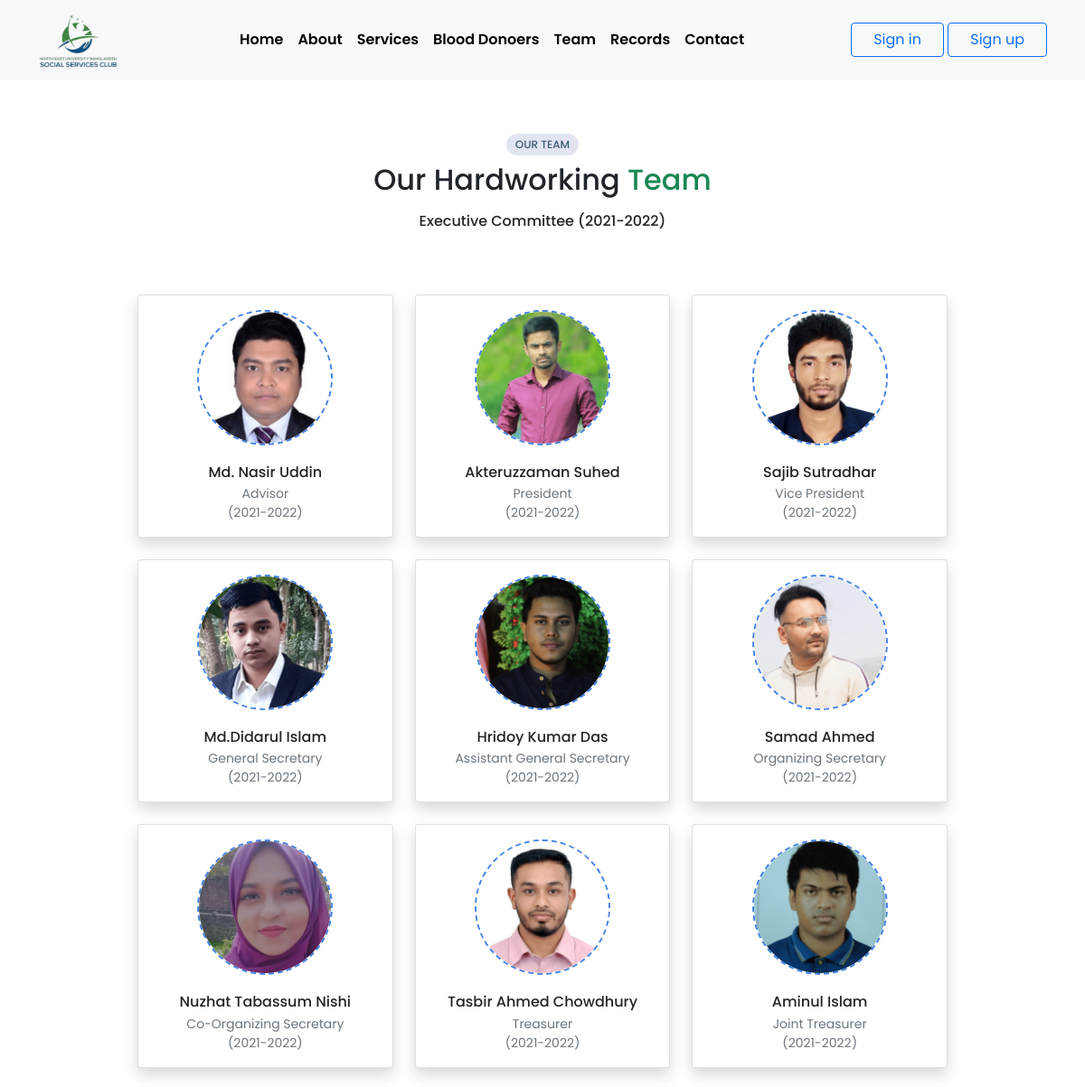
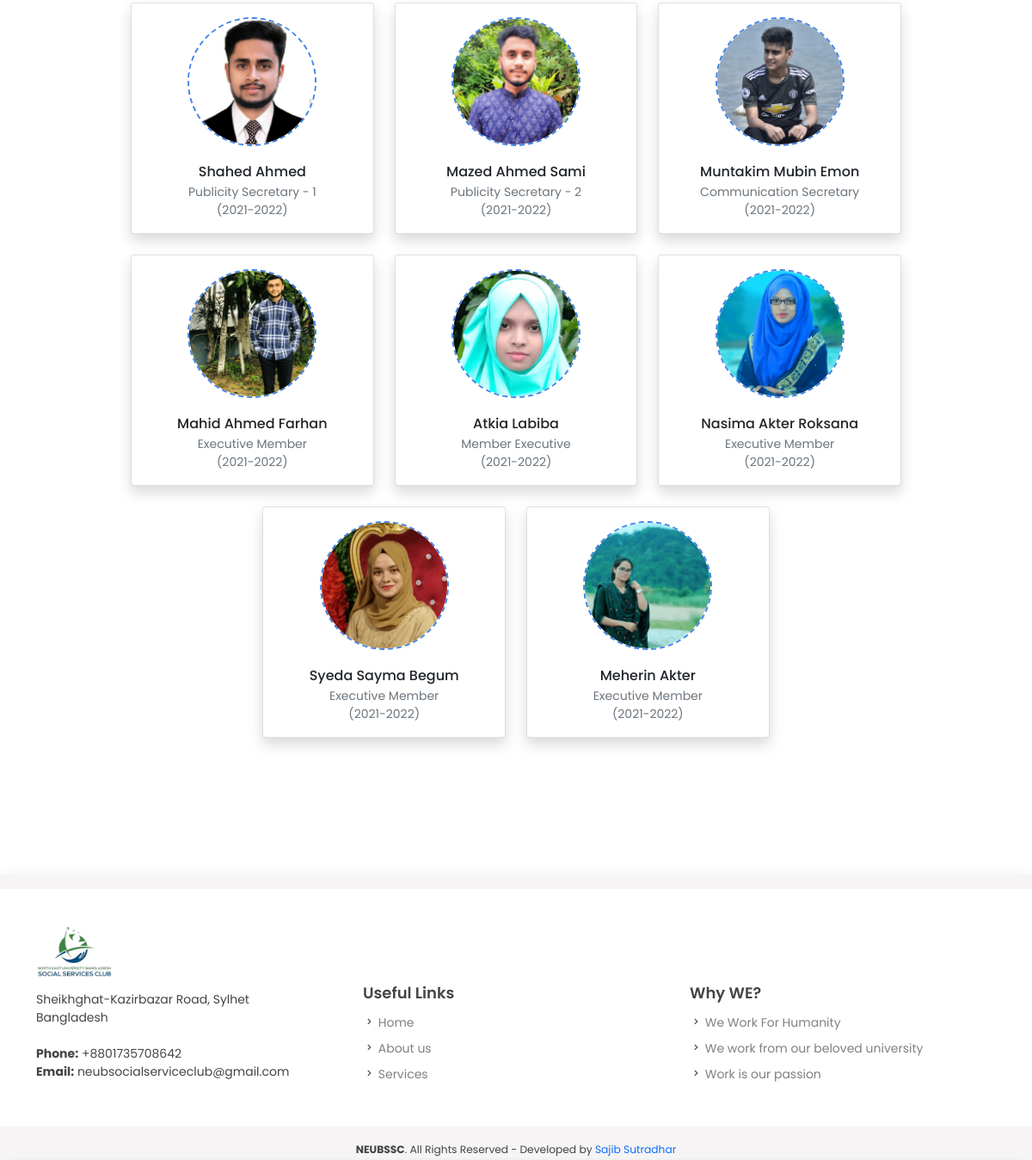
Page /team/ on the committed database (2 pictures, top to bottom).
### team/models.py (models this page shows)
class Committee_list(models.Model):
    session = models.CharField(max_length=122)
    active = models.BooleanField(null=True)
    def __str__(self):
        return f"{self.session}"

class Team(models.Model):
    session = models.ForeignKey(Committee_list, on_delete= models.CASCADE)
    name = models.CharField(max_length=122)
    position = models.CharField(max_length=122)
    image = models.ImageField(upload_to ="Images")

### team/views.py (the view)
# urls.py: path('team/', include('team.urls')),
def team(request):
    c_list = Committee_list.objects.all()
    sorted_committee = sorted(c_list, key = lambda x: x.id, reverse=True)
    data = {
        "sorted_committee": sorted_committee,
    }
    return render(request, 'team/team.html', context= data)

### home/context_preprocessors.py (called while the page is built)
def add_var_to_context(request):
    sign_in = Sign_in()
    search_donor = Search_donor()
    blood_donor_form = user_rei_form()
    current_committee = Committee_list.objects.all().filter(active=True)
    team = Team.objects.all()
    donor = Blood_donor.objects.all()
    return{
        "login_form": sign_in,
        "members" : team,
        "blood_donor_form": blood_donor_form,
        "current_committee": current_committee,
        "list": donor,
        "search_donor": search_donor,
    }

### templates/team/team.html (shortened to what this page needs)
{% extends '../base.html' %}
{% load static %}
{% block body %}
<section class="container py-5 _login_sec ">
{% for c in current_committee %}
    <div class="text-center">
        <h6 class='_section_title'>our TEAM</h6>
        <h2 class='font-weight-bold py-2'>Our Hardworking <span class='text-success'>Team</span> </h2>
        <h6 class='pb-3'> Executive Committee ({{c.session}})</h6>
    </div>
    <div class="row g-4 py-5 justify-content-center _modal_mx_width mx-auto">
        {% for member in members %}
            {% if member.session.session == c.session %}
                <div class="col-md-4 col-sm-6 _cursor_pointer">
                    <div class='card shadow rounded'>
                        <img src="{{member.image.url}}" class="card-img-top w-50 _img_border rounded-circle mt-3 mx-auto " alt="...">
                        <div class="card-body text-center">
                            <h6 class="card-title my-1">{{member.name}}</h6>
                            <small class="card-text d-block text-muted">{{member.position}}</small>
                            <small class="card-text d-block text-muted">({{member.session}})</small>
                        </div>
                    </div>
                </div>
            {% endif %}
        {% endfor %}
    </div>
    <div class="row g-5 py-5 justify-content-center">
    </div>
{% endfor %}
</section>
{% endblock body %}

### templates/base.html (shortened to what this page needs)
<!DOCTYPE html>
{% load static %}
<html lang="en">
<head>
    <link href="{% static 'assets/vendor/boxicons/css/boxicons.min.css' %}" rel="stylesheet" />
    <link href="{% static 'assets/vendor/owl.carousel/assets/owl.carousel.min.css' %}" rel="stylesheet" />
    <link rel="stylesheet" href="{% static 'assets/font-awesome/css/font-awesome.min.css' %}">
    <link rel="stylesheet" href="{% static 'assets/bootstrap-5/css/bootstrap.min.css' %}">
    <link rel="stylesheet" href="{% static 'assets/css/responsive.css' %}">
    <link rel="stylesheet" href="{% static 'assets/css/style.css' %}">
</head>
<body>
    <header class='fixed-top '>
        <nav class="navbar navbar-expand-lg navbar-light bg-light ">
            <div class="container">
                <div class="collapse navbar-collapse " id="navbarNavAltMarkup">
                    <a class="navbar-brand" href="/">
                        <img class="_logo_img " src="{% static 'img/logo.png' %} " alt="">
                    </a>
                    <div class="navbar-nav m-auto ">
                        <a class='nav-link _nav_link' href='/'> Home </a>
                        <a class='nav-link _nav_link' href='/about/'> About </a>
                        <a class='nav-link _nav_link' href='/#Services'> Services </a>
                        <a class='nav-link _nav_link' href='/#donor'> Blood Donoers </a>
                        <a class='nav-link _nav_link' href='/team/'> Team </a>
                        <a class='nav-link _nav_link' href='/records/'> Records </a>
                        <a class='nav-link _nav_link' href='/#footer'> Contact </a>
                    </div>
                </div>
                <div class="_login_area">
                    {% if request.user.is_anonymous %}
                    <button type="button" class="btn btn-outline-primary px-md-4" data-bs-toggle="modal"
                        data-bs-target="#login_modal">
                        Sign in
                    </button>
                    <button type="button" class="btn btn-outline-primary px-md-4" data-bs-toggle="modal"
                        data-bs-target="#sign_up_modal">
                        Sign up
                    </button>
                    {% endif %}
                </div>
            </div>
        </nav>
    </header>
    {% block body %}{% endblock body %}
    {% include 'footer/footer.html' %}
</body>
</html>

### templates/footer/footer.html
{% load static %}
    <footer class="pt-3 mt-3" id='footer'>
        <div class="footer-top">
            <div class="container">
                <div class="row">
                    <div class="col-lg-4 col-md-12 footer-contact">
                        <img src="{% static 'img/logo.png' %}" alt="" class="img-fluid pb-3" />
                        <p>
                            Sheikhghat-Kazirbazar Road, Sylhet<br />
                            Bangladesh <br /><br />
                            <strong>Phone:</strong> +8801735708642<br />
                            <strong>Email:</strong> neubsocialserviceclub@gmail.com<br />
                        </p>
                    </div>
                    <div class="col-lg-4 col-md-6 footer-links">
                        <h4 class="_footer_link_title">Useful Links</h4>
                        <ul class="_footer_list">
                            <li class="_footer_list_item">
                                <i class="bx bx-chevron-right"></i>
                                <a href="#home">Home</a>
                            </li>
                            <li class="_footer_list_item">
                                <i class="bx bx-chevron-right"></i>
                                <a href="#about">About us</a>
                            </li>
                            <li class="_footer_list_item">
                                <i class="bx bx-chevron-right"></i>
                                <a href="#services">Services</a>
                            </li>
                        </ul>
                    </div>
                    <div class="col-lg-4 col-md-6 footer-links">
                        <h4 class="_footer_link_title">Why WE?</h4>
                        <ul class="_footer_list">
                            <li class="_footer_list_item">
                                <i class="bx bx-chevron-right "></i>
                                <a href="#">We Work For Humanity</a>
                            </li>
                            <li class="_footer_list_item">
                                <i class="bx bx-chevron-right"></i>
                                <a href="#">We work from our beloved university</a>
                            </li>
                            <li class="_footer_list_item">
                                <i class="bx bx-chevron-right"></i>
                                <a href="#">Work is our passion</a>
                            </li>
                        </ul>
                    </div>
                </div>
            </div>
        </div>
        <div class="container text-center pt-3">
                <small class="copyright py-1">
                    <strong><span>NEUBSSC</span></strong>. All Rights Reserved - Developed by  <a href="#" class="_copyright_credit text-primary"> Sajib Sutradhar</a>
                </small>
        </div>
    </footer>

### static/assets/css/style.css (style rules this page uses)
* { margin: 0; padding: 0; }
body { min-height: 100vh; scroll-behavior: smooth; font-family: "Poppins", sans-serif; }
.navbar-brand { cursor: pointer; }
._nav_link { color: rgb(0, 0, 0)!important; font-weight: 600; cursor: pointer!important; }
._section_title { color: #3a5c73; background-color: #e2e5f1; padding: 5px 10px; border-radius: 25px; text-transform: uppercase; font-size: 12px!important; width: fit-content; margin: auto; }
._cursor_pointer { cursor: pointer!important; }
#footer { color: #444444; font-size: 14px; background: #f6f4f4; box-shadow: 0px 2px 15px rgba(0, 0, 0, 0.1); width: 100%; }
#footer .footer-top { padding: 40px 0 30px 0; background: #fff; }
._footer_link_title { margin-top: 70px; font-size: 18px; font-weight: 600; }
._footer_list { padding-left: 0rem; }
._footer_list_item { list-style-type: none; margin: 0; line-height: 30px; cursor: pointer; }
._footer_list_item a { color: gray; text-decoration: none; }
._profile_sec, ._login_sec { margin-top: 100px; }
._img_border { border: 2px dashed rgb(67, 132, 230)!important; width: 150px!important; height: 150px!important; cursor: pointer; }
._modal_mx_width { max-width: 920px!important; }
._copyright_credit { text-decoration: none; color: black; }

### rows in the picture
Committee_list: session "2021-2022"
Team: image (picture), name "Md. Nasir Uddin", position "Advisor", session "2021-2022"
Team: image (picture), name "Akteruzzaman Suhed", position "President", session "2021-2022"
Team: image (picture), name "Sajib Sutradhar", position "Vice President", session "2021-2022"
Team: image (picture), name "Md.Didarul Islam", position "General Secretary", session "2021-2022"
Team: image (picture), name "Hridoy Kumar Das", position "Assistant General Secretary", session "2021-2022"
Team: image (picture), name "Samad Ahmed", position "Organizing Secretary", session "2021-2022"
Team: image (picture), name "Nuzhat Tabassum Nishi", position "Co-Organizing Secretary", session "2021-2022"
Team: image (picture), name "Tasbir Ahmed Chowdhury", position "Treasurer", session "2021-2022"
Team: image (picture), name "Aminul Islam", position "Joint Treasurer", session "2021-2022"
Team: image (picture), name "Shahed Ahmed", position "Publicity Secretary - 1", session "2021-2022"
Team: image (picture), name "Mazed Ahmed Sami", position "Publicity Secretary - 2", session "2021-2022"
Team: image (picture), name "Muntakim Mubin Emon", position "Communication Secretary", session "2021-2022"
Team: image (picture), name "Mahid Ahmed Farhan", position "Executive Member", session "2021-2022"
Team: image (picture), name "Atkia Labiba", position "Member Executive", session "2021-2022"
Team: image (picture), name "Nasima Akter Roksana", position "Executive Member", session "2021-2022"
Team: image (picture), name "Syeda Sayma Begum", position "Executive Member", session "2021-2022"
Team: image (picture), name "Meherin Akter", position "Executive Member", session "2021-2022"
